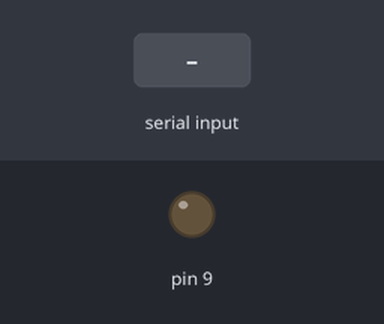
The sketch below on a simulated Arduino Uno, built with avr-gcc and run on an emulated ATmega328P. On the bench: output pins drawn as LEDs (lit = HIGH). The inputs (shaded band) are chosen by the test bench.

Above: at 1.2 s.
1.3 s: "1" received over Serial
At 2.02 s:
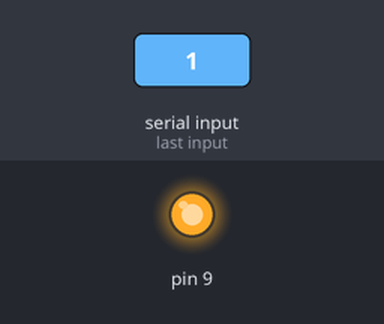
4.3 s: "0" received over Serial
At 5.3 s:
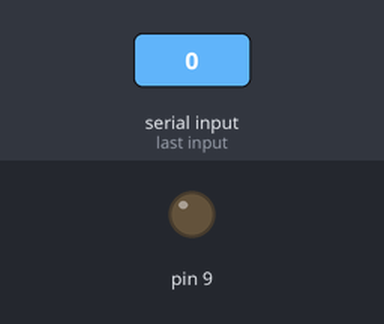
5.8 s: "2" received over Serial
At 6.52 s:
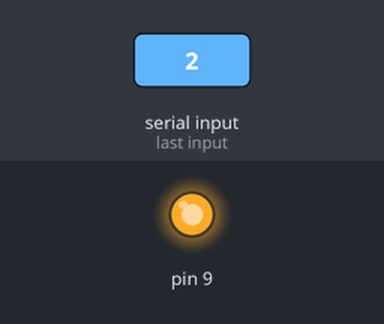
Timing chart, 0 to 14.8 s (numbered marks = the images above; inputs shaded):
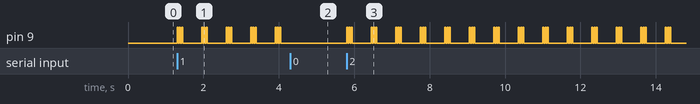

The sketch:

EMERGENCY_DOOR.ino
```cpp
//emergency exit
int b = 9;
void setup() {
  pinMode(9,OUTPUT);
  Serial.begin(9600);

}
void loop() {
    while(Serial.available()>0)
   {Serial.read();
   while(Serial.available() == 0)
    // put your main code here, to run repeatedly:
  {
    digitalWrite(9,HIGH);
    delay(30);
    digitalWrite(9,LOW);
    delay(30);
    digitalWrite(9,HIGH);
    delay(30);
    digitalWrite(9,LOW);
    delay(30);
    digitalWrite(9,HIGH);
    delay(30);
    digitalWrite(9,LOW);
    delay(500);

  // put your setup code here, to run once:
}
Serial.read();}}
```

Measured:
- after the input at 1.3 s, pin 9: LOW → HIGH at once, then repeats every 0.65 s: 2 × (LOW 0.03 s, HIGH 0.03 s), LOW 0.50 s, HIGH 0.03 s
- after the input at 4.3 s, pin 9: stops changing and stays LOW
- after the input at 5.8 s, pin 9: LOW → HIGH at once, then repeats every 0.65 s: 2 × (LOW 0.03 s, HIGH 0.03 s), LOW 0.50 s, HIGH 0.03 s
